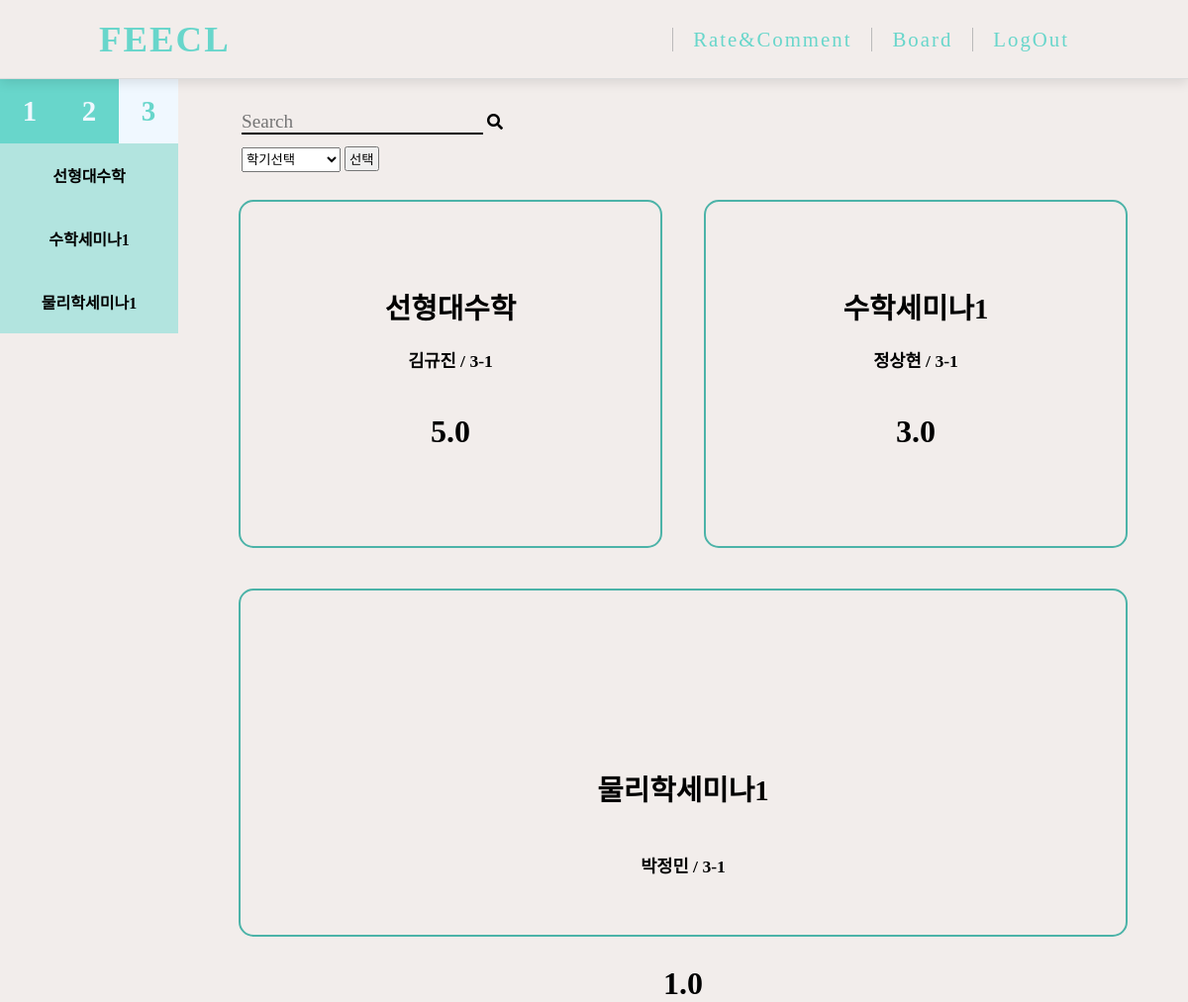
Page /starRating/3/ (signed in) on the earlier database version.
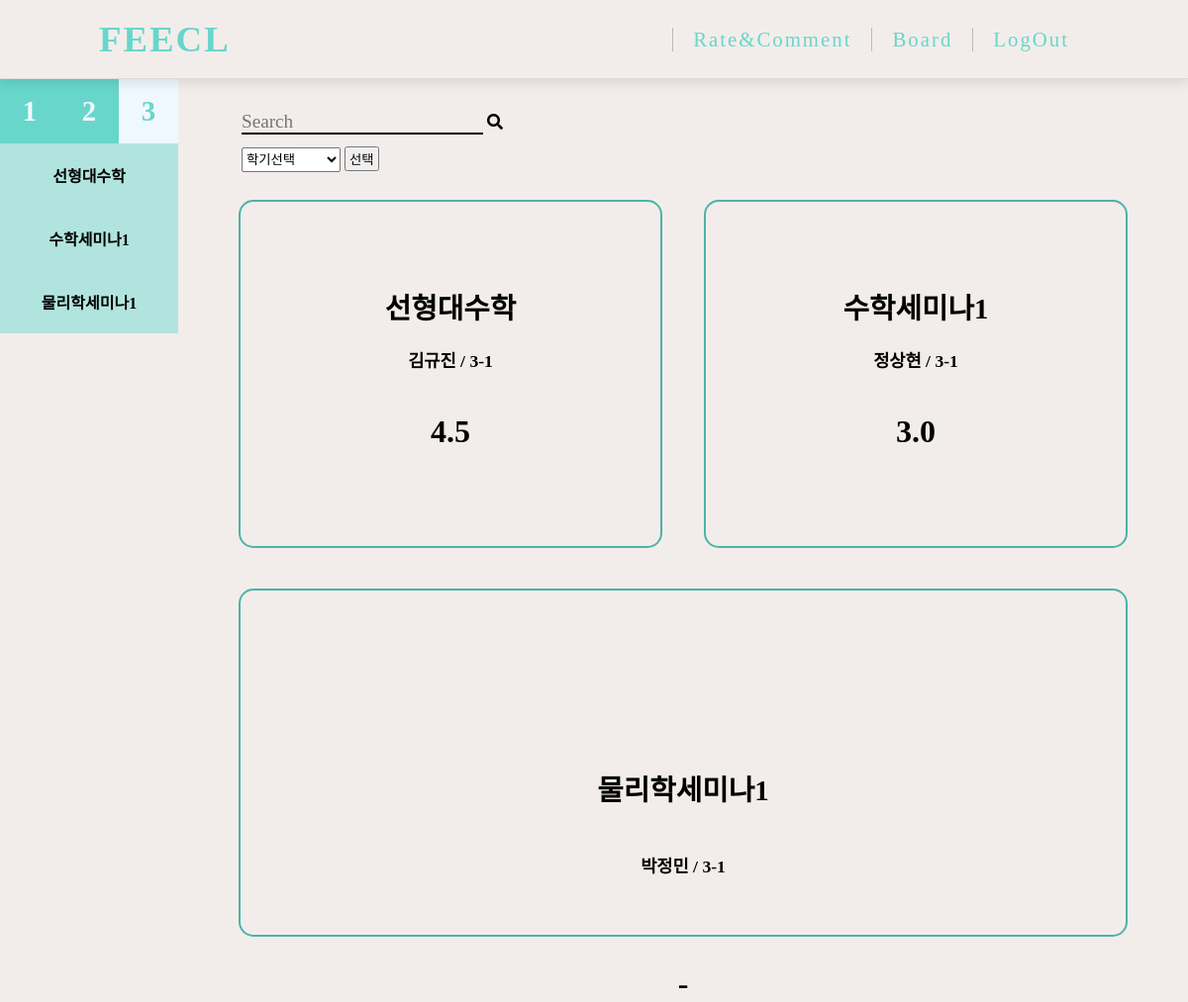
Same page on the later database version.
### feeclStar_3rd/models.py (models this page shows, shortened)
class Subject_3(models.Model):
    subject_name = models.CharField('Title', max_length=50)
    subject_teacher = models.CharField('Teacher', max_length=50)
    subject_star = models.FloatField('Star',default=0, null=True)
    subject_credit = models.PositiveIntegerField(default=1)
    subject_semester = models.PositiveIntegerField(default=1)

### feeclStar_3rd/views.py (the view)
# urls.py: path('', subjectList,name='list'),
def subjectList(request):
    try:
        select_semester = request.GET['semester']
        if select_semester == 'none':
                subject = Subject_3.objects.all().order_by('-subject_star')
        elif select_semester == 'one':
            subject = Subject_3.objects.filter(subject_semester = 1).order_by('-subject_star')
        elif select_semester == 'two':
            subject = Subject_3.objects.filter(subject_semester = 2).order_by('-subject_star')
        writer_id = request.session['user']
        return render(request,'feeclStar_3rd/subject_3_list.html',{'subject':subject,'subjectList':subject,'writer_id':writer_id})
    except:
        try:
            search = request.GET['search']
            subjectList = Subject_3.objects.filter(subject_name__icontains=search).order_by('-subject_star')
            subject = Subject_3.objects.all().order_by('-subject_star')
            writer_id = request.session['user']
            return render(request,'feeclStar_3rd/subject_3_list.html',{'subject':subject,'subjectList':subjectList,'writer_id':writer_id})
        except:
            subject = Subject_3.objects.all().order_by('-subject_star')
            writer_id = request.session['user']
            return render(request,'feeclStar_3rd/subject_3_list.html',{'subject':subject,'subjectList':subject,'writer_id':writer_id})

### feeclStar_3rd/templates/feeclStar_3rd/subject_3_list.html (shortened to what this page needs)
{%extends 'base3.html'%}
{%block content%}
<div class='sidebar'>
    <div class='sideTop'>
        <ul>
            <li><a class='not_now' href="http://127.0.0.1:8000/starRating/1/">1</a></li>
            <li><a class='not_now' href="http://127.0.0.1:8000/starRating/2/">2</a></li>
            <li><a class='now' href="http://127.0.0.1:8000/starRating/3/">3</a></li>
        </ul>
    </div>
    <div class='sideSubject'>
        <ul>
            {% for subject in subject %}
            {%if writer_id != 0%}
            <li><a href='./detail/{{subject.pk}}'>{{subject.subject_name}}</a></li>
            {%elif writer_id == 0%}
            <li><a href=""><p onclick="alert('회원만 접근할 수 있는 페이지입니다')">{{subject.subject_name}}</p></a></li>
            {%endif%}
            {% endfor %}
        </ul>
    </div>
</div>
<div class='searchBar'>
    <form action='' method='GET'>
    <input type='text' name='search' id='search' placeholder='Search' autocomplete='off'>
    <label for='search'><i class='fa fa-search' aria-hidden='true'></i></label>
    </form>
    <div class='semester_select'>
        <form action='' method='GET'>
            <select name="semester" id='semester'>
                <option value="none">학기선택</option>
            </select>
            <input type='submit' value='선택'>
        </form>
    </div>
</div>
<div class="container">
    <div class="subject">
        {% for subject in subjectList%}
        {%if writer_id != 0%}
        <div class="subject-item" tabindex="0" onclick="location.href='./detail/{{subject.pk}}';">
            <ul>
                <li>{{subject.subject_name}}</li>
                <li>{{subject.subject_teacher}} / 3-{{subject.subject_semester}}</li>
                {% if subject.subject_star == 0%}
                <li>-</li>
                {%else%}
                <li>{{subject.subject_star}}</li>
                {%endif%}
            </ul>
        </div>
        {%endif%}
        {% endfor %}
    </div>
</div>
{%endblock%}

Differences in the rows shown:
changed Subject_3 "선형대수학": subject_star "5.0" → "4.5"
changed Subject_3 "물리학세미나1": subject_star "1.0" → (not shown); now shows "-"
